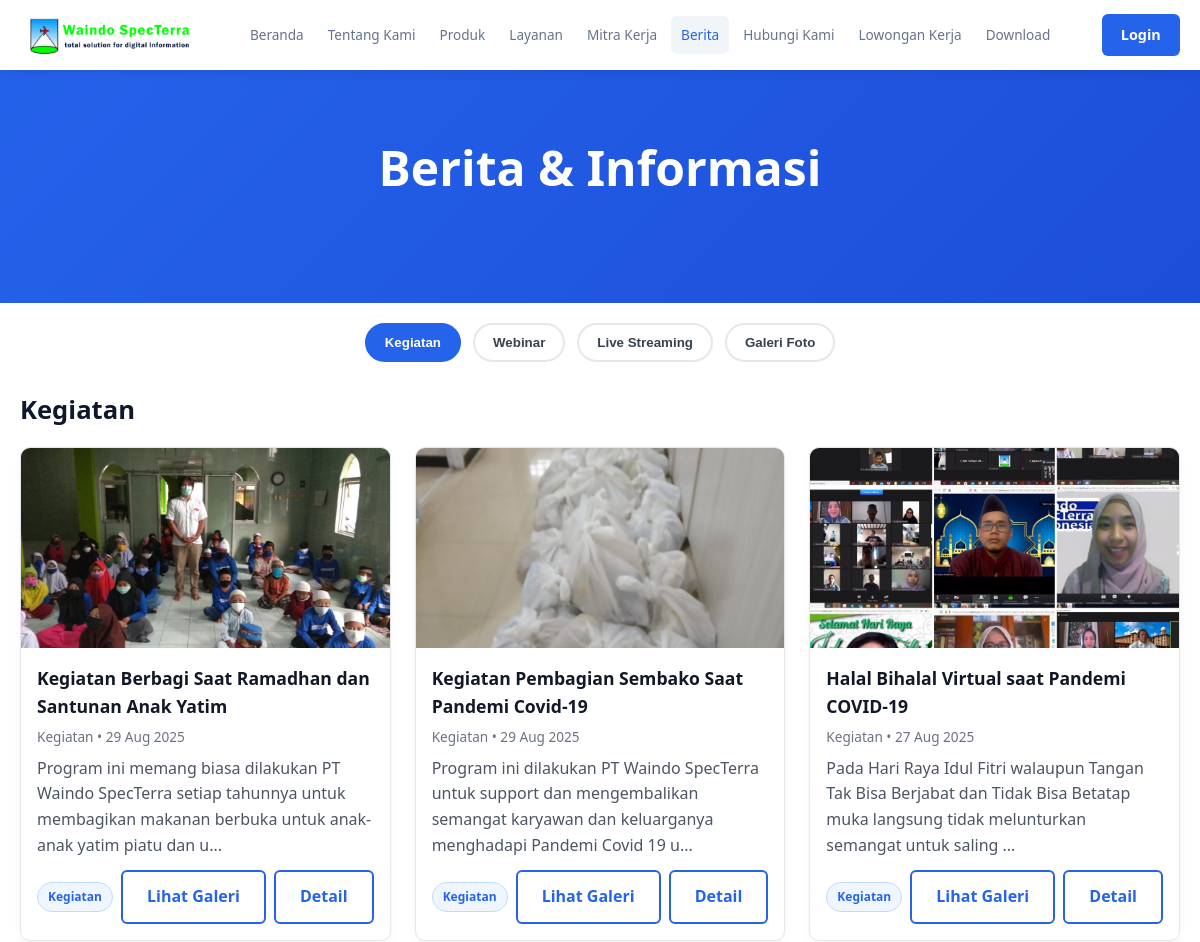
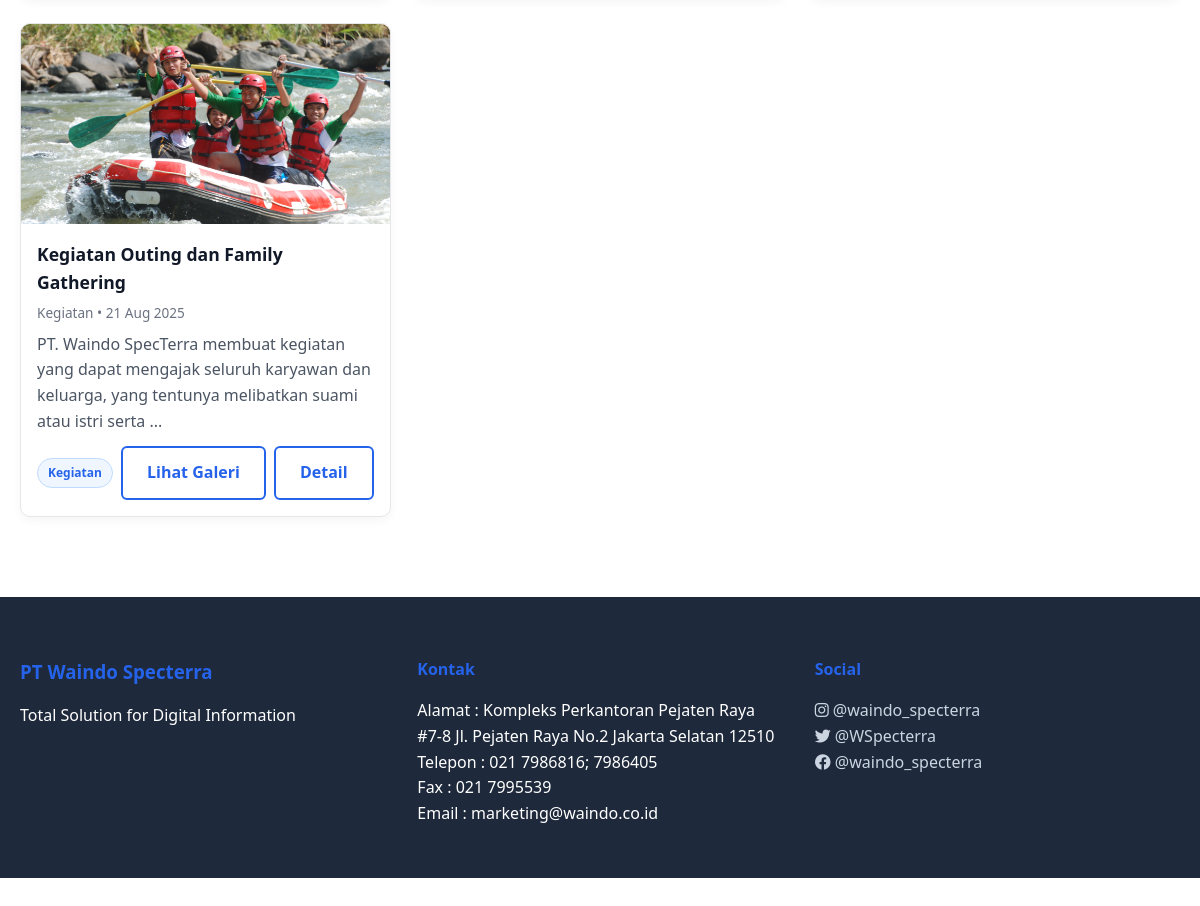
Page /berita.php on the committed database (2 pictures, top to bottom).
### tables this page shows
CREATE TABLE `kegiatan` (
  `kegiatan_id` int NOT NULL,
  `judul` varchar(200) NOT NULL,
  `deskripsi` text,
  `created_at` timestamp NULL DEFAULT CURRENT_TIMESTAMP,
  `category_id` int DEFAULT NULL
);

### berita.php (the view, shortened to what this page needs)
<?php
require_once 'connect/koneksi.php';
$q_kegiatan = "SELECT k.*, (SELECT gf.foto FROM kegiatan_foto gf WHERE gf.kegiatan_id=k.kegiatan_id LIMIT 1) AS cover FROM kegiatan k ORDER BY k.created_at DESC LIMIT 6";
$kegiatan = mysqli_query($conn, $q_kegiatan);
?>
<!DOCTYPE html>
<html lang="id">
<head>
	<link rel="stylesheet" href="assets/css/common.css">
	<link rel="stylesheet" href="assets/css/berita.css">
	<link rel="stylesheet" href="https://cdnjs.cloudflare.com/ajax/libs/font-awesome/6.0.0/css/all.min.css">
	<link rel="stylesheet" href="assets/css/navbar.css">
</head>
<body>
	<?php include 'includes/navbar.php'; ?>
	<main>
		<section class="page-header">
			<div class="container">
				<h1>Berita & Informasi</h1>
			</div>
		</section>
		<div class="container berita-wrapper">
			<div class="tabs" role="tablist" aria-label="Kategori Berita">
				<button class="tab active" data-tab="kegiatan" role="tab" aria-selected="true">Kegiatan</button>
				<button class="tab" data-tab="webinar" role="tab" aria-selected="false">Webinar</button>
				<button class="tab" data-tab="live" role="tab" aria-selected="false">Live Streaming</button>
				<button class="tab" data-tab="galeri" role="tab" aria-selected="false">Galeri Foto</button>
			</div>
			<div class="tab-panels">
				<section id="panel-kegiatan" class="tab-panel active" aria-labelledby="kegiatan" role="tabpanel">
					<h2 class="section-title">Kegiatan</h2>
					<div class="news-grid">
						<?php if ($kegiatan && mysqli_num_rows($kegiatan) > 0): ?>
							<?php while ($row = mysqli_fetch_assoc($kegiatan)): ?>
								<article class="news-card fade-in-up">
									<img src="<?php echo htmlspecialchars($row['cover'] ?: 'assets/slider1.jpeg'); ?>" alt="<?php echo htmlspecialchars($row['judul']); ?>">
									<div class="news-card-body">
										<div class="news-card-title"><?php echo htmlspecialchars($row['judul']); ?></div>
										<div class="news-card-meta">Kegiatan • <?php echo date('d M Y', strtotime($row['created_at'])); ?></div>
										<p class="news-card-desc"><?php echo htmlspecialchars(mb_strimwidth((string)$row['deskripsi'], 0, 140, '...')); ?></p>
										<div class="card-actions">
											<span class="badge">Kegiatan</span>
											<a href="galeri.php?type=kegiatan&id=<?php echo (int)$row['kegiatan_id']; ?>" class="btn-secondary">Lihat Galeri</a>
											<a href="kegiatan-detail.php?type=kegiatan&id=<?php echo (int)$row['kegiatan_id']; ?>" class="btn-secondary">Detail</a>
										</div>
									</div>
								</article>
							<?php endwhile;
						else: ?>
							<p class="muted">Belum ada kegiatan.</p>
						<?php endif; ?>
					</div>
				</section>
			</div>
		</div>
	</main>
	<footer class="footer">
		<div class="container">
			<div class="footer-content">
				<div class="footer-section">
					<h3>PT Waindo Specterra</h3>
					<p>Total Solution for Digital Information</p>
				</div>
				<div class="footer-section">
					<ul>
						<h4>Kontak</h4>
						<p>Alamat : Kompleks Perkantoran Pejaten Raya #7-8 Jl. Pejaten Raya No.2 Jakarta Selatan 12510</p>
						<p>Telepon : 021 7986816; 7986405</p>
						<p>Fax : 021 7995539</p>
						<p>Email : marketing@waindo.co.id</p>
					</ul>
				</div>
				<div class="footer-section">
					<h4>Social</h4>
					<p><a href="https://www.instagram.com/waindo_specterra?igshid=fysfd3j6l41n"><i class="fa-brands fa-instagram"></i> @waindo_specterra</a></p>
					<p><a href="https://x.com/WSpecterra?s=08"><i class="fa-brands fa-twitter"></i> @WSpecterra</a></p>
					<p><a href="https://www.instagram.com/waindo_specterra?igshid=fysfd3j6l41n"><i class="fa-brands fa-facebook"></i> @waindo_specterra</a></p>
				</div>
			</div>
		</div>
	</footer>
</body>
</html>

### assets/css/common.css (style rules this page uses)
* { margin: 0; padding: 0; box-sizing: border-box; }
body { font-family: "Segoe UI", Tahoma, Geneva, Verdana, sans-serif; line-height: 1.6; color: #333; background-color: #ffffff; padding-top: 70px; }
.container { max-width: 1200px; margin: 0 auto; padding: 0 20px; }
.btn-secondary { background: transparent; color: #2563eb; padding: 12px 24px; border: 2px solid #2563eb; border-radius: 6px; font-size: 1rem; font-weight: 600; cursor: pointer; text-decoration: none; display: inline-block; transition: all 0.3s ease; }
.page-header { background: linear-gradient(135deg, #2563eb 0%, #1d4ed8 100%); color: white; padding: 120px 0 80px; text-align: center; }
.page-header h1 { font-size: 3rem; font-weight: 700; margin-bottom: 1rem; }
.footer { background: #1e293b; color: white; padding: 60px 0 20px; margin-top: 80px; }
.footer-content { display: grid; grid-template-columns: repeat(auto-fit, minmax(250px, 1fr)); gap: 2rem; margin-bottom: 2rem; }
.footer-section h3, .footer-section h4 { margin-bottom: 1rem; color: #2563eb; }
.footer-section ul { list-style: none; }
.footer-section a { color: #cbd5e1; text-decoration: none; transition: color 0.3s ease; }
.fade-in-up { animation: fadeInUp 0.6s ease-out; }

### assets/css/berita.css (style rules this page uses)
.berita-wrapper { margin-top: 20px; }
.tabs { display: flex; flex-wrap: wrap; gap: 12px; justify-content: center; }
.tab { border: 2px solid #e5e7eb; background: #ffffff; color: #374151; padding: 10px 18px; border-radius: 999px; font-weight: 600; cursor: pointer; transition: all 0.2s ease; }
.tab.active { background: #2563eb; color: #ffffff; border-color: #2563eb; }
.tab-panels { margin-top: 28px; }
.tab-panel { display: none; }
.tab-panel.active { display: block; }
.news-grid { display: grid; grid-template-columns: repeat(3, 1fr); gap: 24px; }
.news-card { background: #ffffff; border: 1px solid #e5e7eb; border-radius: 10px; overflow: hidden; box-shadow: 0 4px 10px rgba(0, 0, 0, 0.04); transition: transform 0.2s ease, box-shadow 0.2s ease; }
.news-card img { width: 100%; height: 200px; object-fit: cover; display: block; }
.news-card-body { padding: 16px; }
.news-card-title { font-size: 1.1rem; font-weight: 700; color: #111827; margin-bottom: 6px; }
.news-card-meta { font-size: 0.85rem; color: #6b7280; margin-bottom: 8px; }
.news-card-desc { color: #4b5563; margin-bottom: 12px; min-height: 60px; }
.card-actions { display: flex; justify-content: space-between; align-items: center; }
.badge { display: inline-block; background: #eff6ff; color: #2563eb; border: 1px solid #bfdbfe; font-size: 0.75rem; font-weight: 700; padding: 4px 10px; border-radius: 999px; }
.section-title { font-size: 1.6rem; font-weight: 800; color: #0f172a; margin-bottom: 16px; text-align: left; }

### assets/css/navbar.css (style rules this page uses)
body { margin-top: -60px; }

### rows in the picture
kegiatan: shows a picture, judul "Kegiatan Berbagi Saat Ramadhan dan Santunan Anak Yatim", created_at "29 Aug 2025", deskripsi "Program ini memang biasa dilakukan PT Waindo SpecTerra setiap tahunnya untuk membagikan makanan berbuka untuk anak-anak yatim piatu dan u..."
kegiatan: shows a picture, judul "Kegiatan Pembagian Sembako Saat Pandemi Covid-19", created_at "29 Aug 2025", deskripsi "Program ini dilakukan PT Waindo SpecTerra untuk support dan mengembalikan semangat karyawan dan keluarganya menghadapi Pandemi Covid 19 u..."
kegiatan: shows a picture, judul "Halal Bihalal Virtual saat Pandemi COVID-19", created_at "27 Aug 2025", deskripsi "Pada Hari Raya Idul Fitri walaupun Tangan Tak Bisa Berjabat dan Tidak Bisa Betatap muka langsung tidak melunturkan semangat untuk saling ..."
kegiatan: shows a picture, judul "Kegiatan Outing dan Family Gathering", created_at "21 Aug 2025", deskripsi "PT. Waindo SpecTerra membuat kegiatan yang dapat mengajak seluruh karyawan dan keluarga, yang tentunya melibatkan suami atau istri serta ..."
